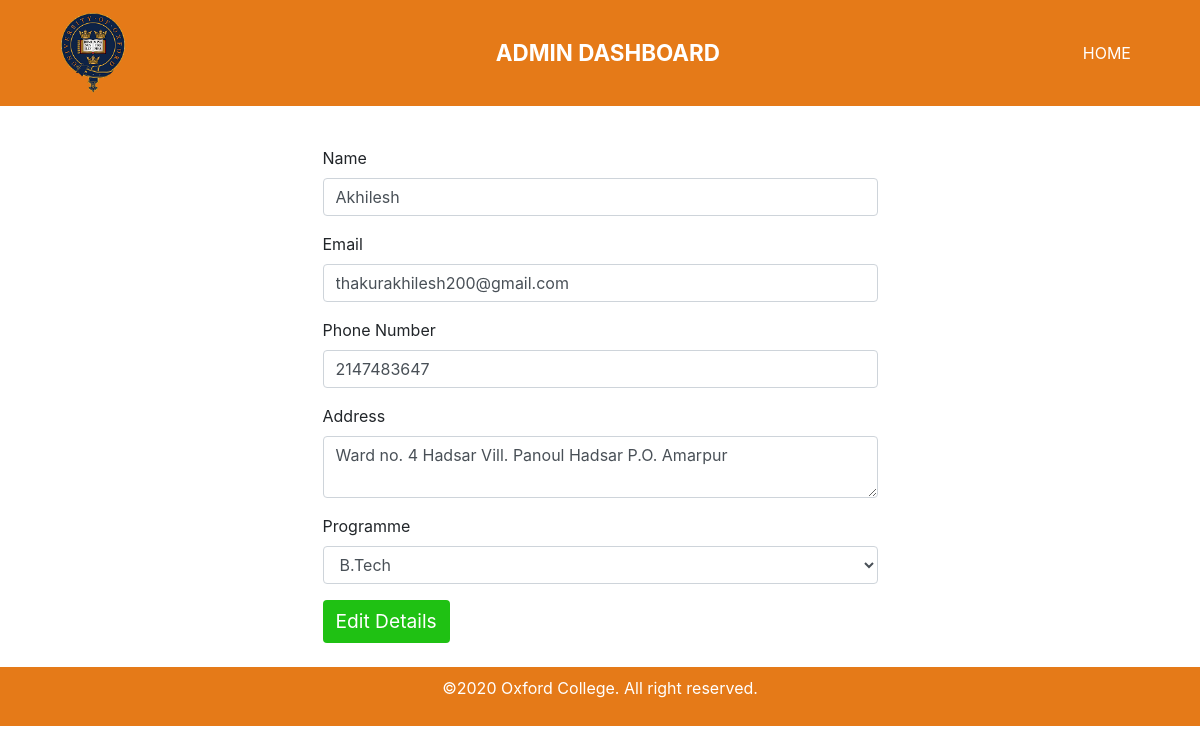
Page /admin/functions/editfxn.php?id=3 on the committed database.
### tables this page shows
CREATE TABLE `new_admission` (
  `id` int(100) NOT NULL,
  `name` varchar(200) NOT NULL,
  `email` varchar(200) NOT NULL,
  `phone` int(50) NOT NULL,
  `address` varchar(200) NOT NULL,
  `program` varchar(200) NOT NULL,
  `comments` varchar(300) NOT NULL
);

### admin/functions/editfxn.php (the view, shortened to what this page needs)
<?php
if (!isset($_GET['id'])) {
    header("Location:../admission.php");
} else {
    $id = $_GET['id'];
}
?>
<!DOCTYPE html>
<html lang="en">
<head>
    <link href="../css/index.css?v=<?php echo time() ?>" rel="stylesheet" type="text/css">
    <link rel="stylesheet" href="https://cdn.jsdelivr.net/npm/bootstrap@4.5.3/dist/css/bootstrap.min.css">
</head>
<body>
    <section>
        <header>
            <div class="container-fluid nav-top">
                <div class="container">
                    <nav class="navbar navbar-expand-lg navbar-dark">
                        <a class="navbar-brand" href="#"><img src="../../images/logo.png" alt="logo images" style="height: 80px;"></a>
                        <div class="collapse navbar-collapse" id="navbarTogglerDemo01">
                            <ul class="navbar-nav ml-auto">
                                <span class="text-uppercase font-weight-bold text-white" style="font-size: 1.4rem;">Admin Dashboard</span>
                            </ul>
                            <ul class="navbar-nav ml-auto">
                                <li class="nav-item active">
                                    <a class="nav-link text-uppercase" href="../index.php" style="font-size: 1rem;">Home<span class="sr-only">(current)</span></a>
                                </li>
                            </ul>
                        </div>
                    </nav>
                </div>
            </div>
        </header>
    </section>
    <?php
    require_once '../../connection/db.php';
    $getStudent = mysqli_query($db, "SELECT * FROM `new_admission` WHERE `id`=$id");
    while ($get = mysqli_fetch_assoc($getStudent)) :
    ?>
        <div class="container my-4 d-flex justify-content-center edit">
            <form class="w-50" method="GET" action="#">
                <div class="form-group">
                    <label for="name">Name</label>
                    <input class="form-control" required name="name" value="<?php echo $get['name'] ?>">
                </div>
                <div class="form-group">
                    <label for="email">Email</label>
                    <input type="email" class="form-control" required name="email" value=<?php echo $get['email'] ?>>
                </div>
                <div class="form-group">
                    <label for="phone">Phone Number</label>
                    <input type="number" class="form-control" required name="phone" value=<?php echo $get['phone'] ?>>
                </div>
                <div class="form-group">
                    <label for="address">Address</label>
                    <textarea type="text" class="form-control" required name="address"><?php echo $get['address'] ?></textarea>
                </div>
                <div class="form-group">
                    <label for="Select Programme">Programme</label>
                    <select class="form-control" required id="aprogram" name="program">
                        <option value="B.Tech" <?php if ($get['program'] == 'B.Tech') {
                                                    echo "selected";
                                                } ?>>B.Tech</option>
                    </select>
                </div>
                <button type="submit" class="btn" style="background-color: #1FC113!important;color: white!important;font-size: 1.2rem!important;" name="edit">Edit Details</button>
            </form>
        </div>
    <?php endwhile; ?>
    <footer class="mt-auto mb-0">
        <div class="container-fluid text-center footera">
            <p>&copy;2020 Oxford College. All right reserved.</p>
        </div>
    </footer>
</body>
</html>

### admin/css/index.css (style rules this page uses)
* { margin: 0; padding: 0; box-sizing: border-box; }
.nav-top { background-color:#E57A18!important; margin: 0!important; padding: 0!important; }
.footera { background-color: #E57A18; color: white; padding: 0.6rem; }

### rows in the picture
new_admission: name "Akhilesh", email "thakurakhilesh200@gmail.com", phone "2147483647", address "Ward no. 4 Hadsar Vill. Panoul Hadsar P.O. Amarpur", program "B.Tech"
